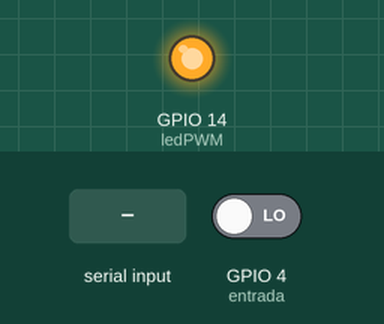
Recording of a sketch running on a simulated ESP32. Parts: output pins drawn as LEDs (lit = HIGH). The inputs (shaded band) are chosen by the test bench; at power-on: GPIO 4 (entrada) LOW.

Above: at 1.2 s.
1.3 s: "w90\n" received over Serial
At 1.9 s:
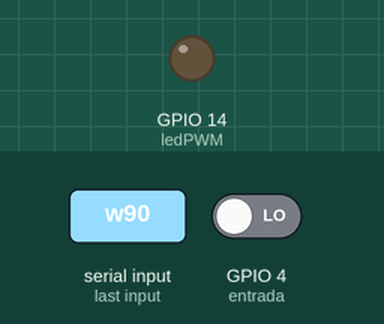
2.8 s: "x90\n" received over Serial
At 4.2 s:
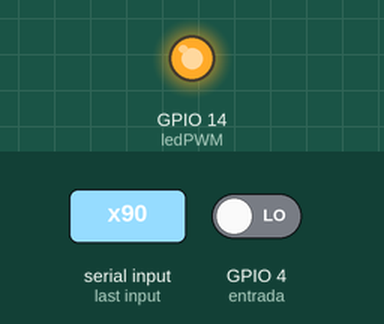
Timing chart, 0 to 5.8 s (numbered marks = the images above; inputs shaded):
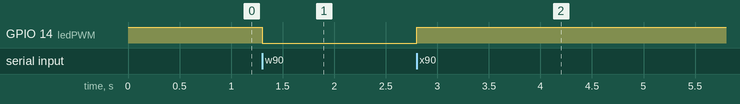

Measured:
- after the input at 1.3 s, GPIO 14 (ledPWM): HIGH → LOW at once
- after the input at 2.8 s, GPIO 14 (ledPWM): LOW → HIGH at once

The sketch:

MF_arduino.ino
```cpp
// Esse codigo recebe um valor para setar o respectivo PWM na saída da ESP-32
// Esse codigo envia um valor de tempo T1, representando o tempo entre dois pulsos consecutivos
// Como eu posso fazer pra uma saida não interferir na leitura?


String texto;
char caractere;

int n= 0;
int ledAzul = 2;
int ledPWM = 14;
int entrada = 4;
unsigned long k = 1000;

int  pulso = 0;
unsigned long delta = 0;
unsigned long tempoant = 0;
float Rpm = 0;
float A = 0;
int PWM_int;
int a;


void IRAM_ATTR funcao_ISR()
 {
  if(n==0)
  {
    tempoant = millis();
    n = 1;
  }
  else if (n==1)
  {
  delta = (millis()-tempoant);
  tempoant = millis();
  }
}

void setup() {
  Serial.begin(9600);
  attachInterrupt(entrada, funcao_ISR, RISING);
  ledcAttachPin(ledPWM,0);
  ledcSetup(0,490,10);
  ledcWrite(0,1023);
}

 void loop() {

  if(Serial.available() > 0)
    {
    caractere = Serial.read();
    if (caractere == 'r')
    {
      Serial.println(delta);
    }

    else if (caractere == 'x')
    {
      delta = 0;
      n = 0;
      ledcWrite(0,1023);
    }

    else if (caractere == 'w')
    {
       PWM_int = texto.toInt();
       ledcWrite(0,PWM_int);
       texto = "";
    }
    else texto.concat(caractere);
    }

}
```
